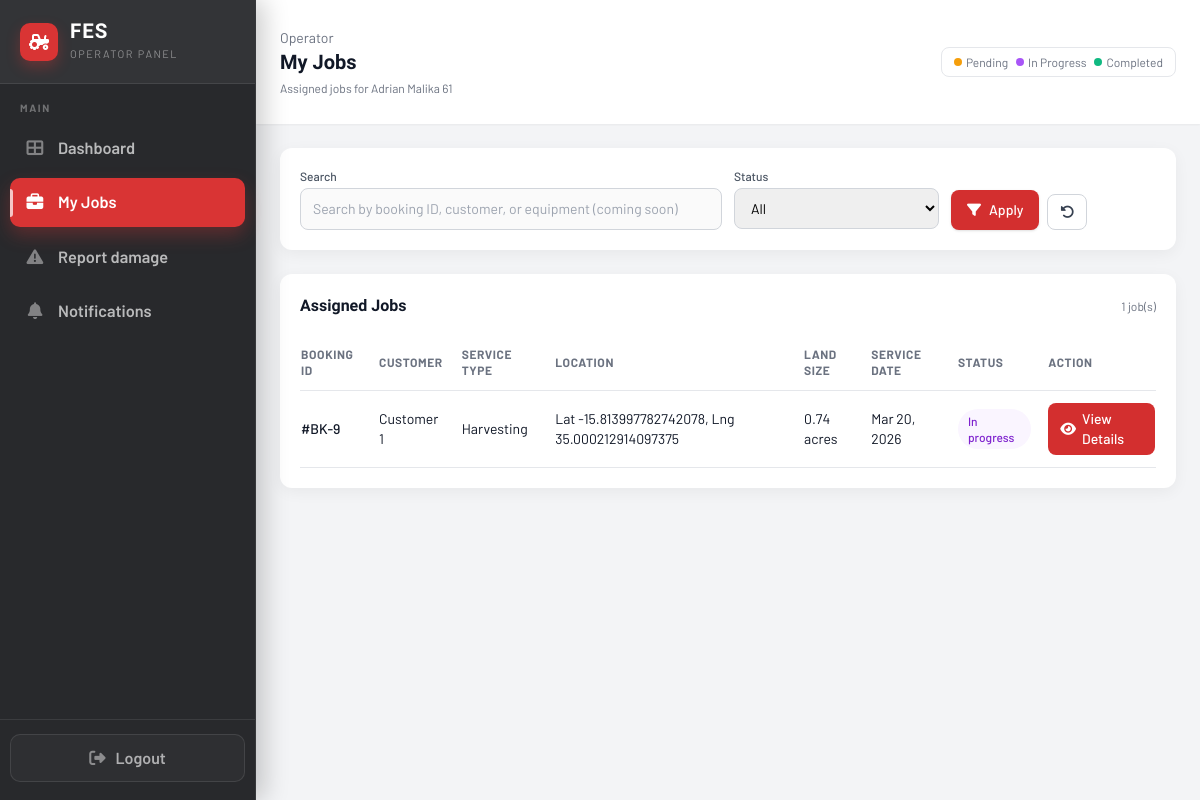
The app's page /Pages/operator/jobs.php (signed in) with its own data.
### tables this page shows
CREATE TABLE IF NOT EXISTS `bookings` (
  `booking_id` int NOT NULL AUTO_INCREMENT,
  `customer_id` int NOT NULL,
  `operator_id` int DEFAULT NULL,
  `equipment_id` varchar(50) NOT NULL,
  `booking_date` date NOT NULL,
  `service_days` int NOT NULL DEFAULT '1',
  `service_type` varchar(50) NOT NULL,
  `service_location` varchar(255) NOT NULL,
  `contact_phone` varchar(50) NOT NULL,
  `field_lat` decimal(10,7) DEFAULT NULL,
  `field_lng` decimal(10,7) DEFAULT NULL,
  `field_address` varchar(255) DEFAULT NULL,
  `field_polygon` longtext,
  `field_hectares` decimal(10,2) DEFAULT NULL,
  `notes` text,
  `estimated_total_cost` decimal(12,2) NOT NULL DEFAULT '0.00',
  `status` enum('pending','confirmed','in_progress','completed','cancelled') NOT NULL DEFAULT 'pending',
  `operator_start_time` datetime DEFAULT NULL COMMENT 'Set when operator marks job In progress',
  `operator_end_time` datetime DEFAULT NULL COMMENT 'Set when operator marks job Completed',
  `created_at` timestamp NULL DEFAULT CURRENT_TIMESTAMP,
  `updated_at` timestamp NULL DEFAULT CURRENT_TIMESTAMP ON UPDATE CURRENT_TIMESTAMP,
  PRIMARY KEY (`booking_id`),
  KEY `customer_id` (`customer_id`),
  KEY `equipment_id` (`equipment_id`),
  KEY `status` (`status`),
  KEY `idx_bookings_operator_id` (`operator_id`)
);

CREATE TABLE IF NOT EXISTS `users` (
  `user_id` int NOT NULL AUTO_INCREMENT,
  `name` varchar(255) NOT NULL,
  `email` varchar(255) NOT NULL,
  `password_hash` varchar(255) NOT NULL,
  `role` enum('customer','admin','operator') NOT NULL DEFAULT 'customer',
  `created_at` timestamp NOT NULL DEFAULT CURRENT_TIMESTAMP,
  `updated_at` timestamp NOT NULL DEFAULT CURRENT_TIMESTAMP ON UPDATE CURRENT_TIMESTAMP,
  `password_reset_token` varchar(64) DEFAULT NULL,
  `password_reset_expires` datetime DEFAULT NULL,
  PRIMARY KEY (`user_id`),
  UNIQUE KEY `email` (`email`)
);

### Pages/operator/jobs.php (the view, shortened to what this page needs)
<?php
$operatorName = $_SESSION['name'] ?? 'Operator';
$operatorId = (int)($_SESSION['user_id'] ?? 0);
$jobs = [];
$statusFilter = $_GET['status'] ?? 'all';
$allowedStatuses = ['pending', 'confirmed', 'in_progress', 'completed', 'cancelled'];
if (!in_array($statusFilter, $allowedStatuses, true)) {
    $statusFilter = 'all';
}
try {
    $conn = getDBConnection();
    $sql = "SELECT b.booking_id, b.booking_date, b.service_type, b.service_days, b.status,
                   COALESCE(NULLIF(b.service_location, ''), b.field_address) AS service_location,
                   b.field_hectares,
                   e.equipment_name,
                   u.name AS customer_name
            FROM bookings b
            LEFT JOIN equipment e ON e.equipment_id = b.equipment_id
            LEFT JOIN users u ON u.user_id = b.customer_id
            WHERE b.operator_id = ?";
    $sql .= " ORDER BY b.booking_date DESC, b.booking_id DESC";
    if ($stmt = $conn->prepare($sql)) {
        if ($statusFilter !== 'all') {
            $stmt->bind_param('is', $operatorId, $statusFilter);
        } else {
            $stmt->bind_param('i', $operatorId);
        }
        $stmt->execute();
        $res = $stmt->get_result();
        while ($row = $res->fetch_assoc()) {
            $jobs[] = $row;
        }
    }
} catch (Exception $e) {
    error_log('Operator jobs error: ' . $e->getMessage());
}
?>
<!DOCTYPE html>
<html lang="en">
<head>
    <link rel="stylesheet" href="https://cdnjs.cloudflare.com/ajax/libs/font-awesome/6.4.0/css/all.min.css">
    <script src="https://cdn.tailwindcss.com"></script>
</head>
<body class="bg-gray-100">
<div class="min-h-screen w-full">
    <?php include __DIR__ . '/include/sidebar.php'; ?>
    <div class="min-h-screen" id="main-content">
        <header class="bg-white px-6 py-7 flex items-center justify-between shadow-sm">
            <div class="flex items-center gap-3">
                <div>
                    <div class="text-sm text-gray-500">Operator</div>
                    <h1 class="text-xl font-semibold text-gray-900">My Jobs</h1>
                    <p class="text-xs text-gray-500 mt-1">Assigned jobs for <?php echo htmlspecialchars($operatorName); ?></p>
                </div>
            </div>
            <div class="flex items-center gap-3">
                <div class="hidden md:flex items-center gap-2 text-xs text-gray-500 border border-gray-200 rounded-lg px-3 py-1.5">
                    <span class="inline-flex items-center gap-1"><span class="w-2 h-2 rounded-full bg-amber-500"></span>Pending</span>
                    <span class="inline-flex items-center gap-1"><span class="w-2 h-2 rounded-full bg-purple-500"></span>In Progress</span>
                    <span class="inline-flex items-center gap-1"><span class="w-2 h-2 rounded-full bg-emerald-500"></span>Completed</span>
                </div>
            </div>
        </header>
        <main class="flex-1 overflow-y-auto p-6">
            <section class="bg-white rounded-xl shadow-card p-5 mb-6">
                <form class="grid grid-cols-1 md:grid-cols-4 gap-3" method="get">
                    <div class="md:col-span-2">
                        <label class="block text-xs font-medium text-gray-600 mb-1">Search</label>
                        <input type="text" name="q" placeholder="Search by booking ID, customer, or equipment (coming soon)" class="w-full border border-gray-300 rounded-lg px-3 py-2.5 text-sm focus:outline-none focus:ring-2 focus:ring-fes-red focus:border-fes-red" disabled>
                    </div>
                    <div>
                        <label class="block text-xs font-medium text-gray-600 mb-1">Status</label>
                        <select name="status" class="w-full border border-gray-300 rounded-lg px-3 py-2.5 text-sm focus:outline-none focus:ring-2 focus:ring-fes-red focus:border-fes-red">
                            <option value="all" <?php echo $statusFilter === 'all' ? 'selected' : ''; ?>>All</option>
                        </select>
                    </div>
                    <div class="flex items-end gap-2">
                        <button type="submit" class="inline-flex items-center justify-center gap-2 bg-fes-red hover:bg-[#b71c1c] text-white font-medium px-4 py-2.5 rounded-lg shadow text-sm">
                            <i class="fas fa-filter"></i> Apply
                        </button>
                        <a href="jobs.php" class="inline-flex items-center justify-center gap-2 border border-gray-300 bg-white hover:bg-gray-50 text-gray-700 font-medium px-3 py-2.5 rounded-lg text-sm">
                            <i class="fas fa-rotate-left"></i>
                        </a>
                    </div>
                </form>
            </section>
            <section class="bg-white rounded-xl shadow-card p-5">
                <div class="flex items-center justify-between mb-4">
                    <h2 class="text-base font-semibold text-gray-900">Assigned Jobs</h2>
                    <span class="text-xs text-gray-500"><?php echo count($jobs); ?> job(s)</span>
                </div>
                <div class="overflow-x-auto">
                    <table class="min-w-full">
                        <thead>
                        <tr class="text-left text-xs font-medium text-gray-500 border-b uppercase tracking-wider">
                            <th class="py-3 pr-4">Booking ID</th>
                            <th class="py-3 pr-4">Customer</th>
                            <th class="py-3 pr-4">Service Type</th>
                            <th class="py-3 pr-4">Location</th>
                            <th class="py-3 pr-4">Land Size</th>
                            <th class="py-3 pr-4">Service Date</th>
                            <th class="py-3 pr-4">Status</th>
                            <th class="py-3">Action</th>
                        </tr>
                        </thead>
                        <tbody class="text-sm text-gray-900">
                        <?php if (!empty($jobs)): ?>
                            <?php foreach ($jobs as $row): ?>
                                <?php
                                    $status = $row['status'] ?? 'pending';
                                    $badgeClasses = [
                                        'pending' => 'bg-amber-50 text-amber-700',
                                        'confirmed' => 'bg-blue-50 text-blue-700',
                                        'in_progress' => 'bg-purple-50 text-purple-700',
                                        'completed' => 'bg-emerald-50 text-emerald-700',
                                        'cancelled' => 'bg-gray-100 text-gray-700'
                                    ];
                                    $badgeClass = $badgeClasses[$status] ?? 'bg-gray-100 text-gray-700';
                                ?>
                                <tr class="border-b hover:bg-gray-50">
                                    <td class="py-3 pr-4 font-medium">#BK-<?php echo htmlspecialchars((string)$row['booking_id']); ?></td>
                                    <td class="py-3 pr-4"><?php echo htmlspecialchars($row['customer_name'] ?? 'N/A'); ?></td>
                                    <td class="py-3 pr-4"><?php echo htmlspecialchars(ucfirst(str_replace('_', ' ', $row['service_type'] ?? 'N/A'))); ?></td>
                                    <td class="py-3 pr-4"><?php echo htmlspecialchars($row['service_location'] ?? 'N/A'); ?></td>
                                    <td class="py-3 pr-4"><?php echo htmlspecialchars((string)($row['field_hectares'] ?? 'N/A')); ?> acres</td>
                                    <td class="py-3 pr-4"><?php echo !empty($row['booking_date']) ? htmlspecialchars(date('M d, Y', strtotime($row['booking_date']))) : 'N/A'; ?></td>
                                    <td class="py-3 pr-4">
                                        <span class="inline-flex items-center px-2.5 py-1 rounded-full text-xs font-medium <?php echo $badgeClass; ?>">
                                            <?php echo htmlspecialchars(ucfirst(str_replace('_', ' ', $status))); ?>
                                        </span>
                                    </td>
                                    <td class="py-3">
                                        <a href="job_details.php?id=<?php echo urlencode((string)$row['booking_id']); ?>" class="inline-flex items-center gap-1.5 px-3 py-1.5 rounded-lg bg-fes-red hover:bg-[#b71c1c] text-white text-sm font-medium">
                                            <i class="fas fa-eye"></i> View Details
                                        </a>
                                    </td>
                                </tr>
                            <?php endforeach; ?>
                        <?php else: ?>
                            <tr>
                                <td colspan="8" class="py-6 text-center text-sm text-gray-500">No assigned jobs found.</td>
                            </tr>
                        <?php endif; ?>
                        </tbody>
                    </table>
                </div>
            </section>
        </main>
    </div>
</div>
</body>
</html>

### Pages/operator/jobs.php (style rules this page uses)
* { font-family: 'Barlow', sans-serif; }
h1, h2, h3, h4, .display { font-family: 'Barlow Condensed', sans-serif; }
@media (min-width: 768px) { #main-content { margin-left: 256px !important; width: calc(100% - 256px) !important; } }

### records on screen
bookings: booking_id "9", users.name "Customer 1", service_type "Harvesting", service_location "Lat -15.813997782742078, Lng 35.000212914097375", field_hectares "0.74", booking_date "Mar 20, 2026", status "In progress"

### other values on screen
$operatorName "Adrian Malika 61"
count($jobs) "1"
